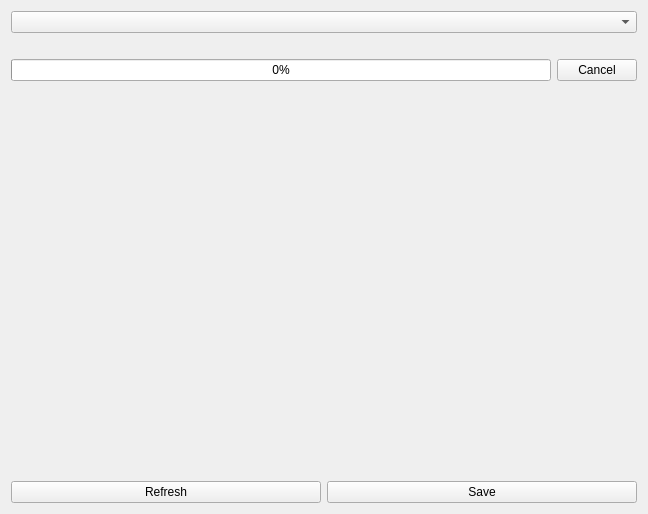
<?xml version="1.0" encoding="UTF-8"?>
<ui version="4.0">
 <class>REDTabImportExportSystemLogs</class>
 <widget class="QWidget" name="REDTabImportExportSystemLogs">
  <property name="geometry">
   <rect>
    <x>0</x>
    <y>0</y>
    <width>648</width>
    <height>514</height>
   </rect>
  </property>
  <property name="windowTitle">
   <string>Form</string>
  </property>
  <layout class="QVBoxLayout" name="verticalLayout">
   <item>
    <layout class="QGridLayout" name="gridLayout">
     <item row="0" column="0" colspan="2">
      <widget class="QComboBox" name="combo_log">
       <property name="sizePolicy">
        <sizepolicy hsizetype="Preferred" vsizetype="Fixed">
         <horstretch>1</horstretch>
         <verstretch>0</verstretch>
        </sizepolicy>
       </property>
       <property name="insertPolicy">
        <enum>QComboBox::NoInsert</enum>
       </property>
      </widget>
     </item>
     <item row="4" column="0">
      <widget class="QPushButton" name="button_refresh">
       <property name="text">
        <string>Refresh</string>
       </property>
      </widget>
     </item>
     <item row="4" column="1">
      <widget class="QPushButton" name="button_save">
       <property name="text">
        <string>Save</string>
       </property>
      </widget>
     </item>
     <item row="2" column="0" colspan="2">
      <layout class="QHBoxLayout" name="horizontalLayout">
       <item>
        <widget class="QProgressBar" name="progress_download">
         <property name="value">
          <number>0</number>
         </property>
         <property name="alignment">
          <set>Qt::AlignCenter</set>
         </property>
        </widget>
       </item>
       <item>
        <widget class="QPushButton" name="button_cancel">
         <property name="text">
          <string>Cancel</string>
         </property>
        </widget>
       </item>
      </layout>
     </item>
     <item row="1" column="0" colspan="2">
      <widget class="QLabel" name="label_download">
       <property name="text">
        <string>&lt;download&gt;</string>
       </property>
       <property name="wordWrap">
        <bool>true</bool>
       </property>
      </widget>
     </item>
     <item row="3" column="0" colspan="2">
      <widget class="QStackedWidget" name="stacked_container">
       <widget class="QWidget" name="page_dummy"/>
      </widget>
     </item>
    </layout>
   </item>
  </layout>
 </widget>
 <tabstops>
  <tabstop>combo_log</tabstop>
  <tabstop>button_cancel</tabstop>
  <tabstop>button_refresh</tabstop>
  <tabstop>button_save</tabstop>
 </tabstops>
 <resources/>
 <connections/>
</ui>
